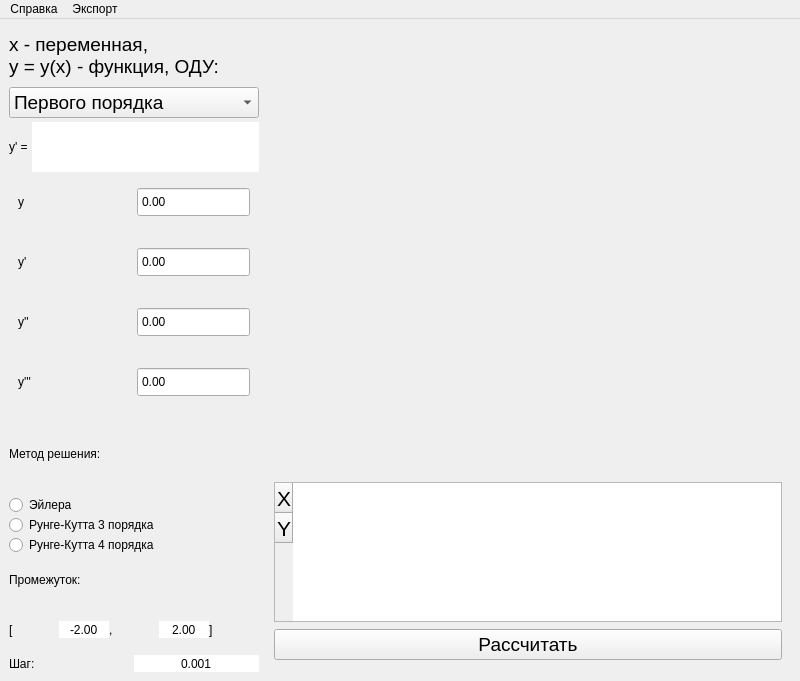
<?xml version="1.0" encoding="UTF-8"?>
<ui version="4.0">
 <class>MainWindow</class>
 <widget class="QMainWindow" name="MainWindow">
  <property name="geometry">
   <rect>
    <x>0</x>
    <y>0</y>
    <width>800</width>
    <height>681</height>
   </rect>
  </property>
  <property name="windowTitle">
   <string>Решение ОДУ высших порядков</string>
  </property>
  <property name="windowIcon">
   <iconset resource="images/source.qrc">
    <normaloff>:/newPrefix/logo.png</normaloff>:/newPrefix/logo.png</iconset>
  </property>
  <property name="styleSheet">
   <string notr="true">

QLabel{
font: 14pt &quot;MS Shell Dlg 2&quot;;

}

QRadioButton{
font: 14pt &quot;MS Shell Dlg 2&quot;;


}


QSpinBox{
font: 14pt &quot;MS Shell Dlg 2&quot;;
}
QDoubleSpinBox{
font: 14pt &quot;MS Shell Dlg 2&quot;;
}</string>
  </property>
  <widget class="QWidget" name="centralwidget">
   <property name="styleSheet">
    <string notr="true"/>
   </property>
   <layout class="QGridLayout" name="gridLayout">
    <item row="0" column="0" rowspan="2">
     <widget class="QFrame" name="setts_frame">
      <property name="maximumSize">
       <size>
        <width>250</width>
        <height>16777215</height>
       </size>
      </property>
      <property name="frameShape">
       <enum>QFrame::NoFrame</enum>
      </property>
      <property name="frameShadow">
       <enum>QFrame::Raised</enum>
      </property>
      <layout class="QVBoxLayout" name="verticalLayout_4">
       <property name="spacing">
        <number>0</number>
       </property>
       <property name="leftMargin">
        <number>0</number>
       </property>
       <property name="topMargin">
        <number>0</number>
       </property>
       <property name="rightMargin">
        <number>0</number>
       </property>
       <property name="bottomMargin">
        <number>0</number>
       </property>
       <item>
        <layout class="QVBoxLayout" name="verticalLayout_3">
         <property name="spacing">
          <number>4</number>
         </property>
         <item>
          <widget class="QLabel" name="label_6">
           <property name="font">
            <font>
             <family>MS Shell Dlg 2</family>
             <pointsize>14</pointsize>
             <weight>50</weight>
             <italic>false</italic>
             <bold>false</bold>
            </font>
           </property>
           <property name="text">
            <string>х - переменная,
y = y(x) - функция, ОДУ:</string>
           </property>
          </widget>
         </item>
         <item>
          <widget class="QComboBox" name="comboBox">
           <property name="font">
            <font>
             <pointsize>14</pointsize>
            </font>
           </property>
           <property name="styleSheet">
            <string notr="true"/>
           </property>
           <item>
            <property name="text">
             <string>Первого порядка</string>
            </property>
           </item>
           <item>
            <property name="text">
             <string>Второго порядка</string>
            </property>
           </item>
           <item>
            <property name="text">
             <string>Третьего порядка</string>
            </property>
           </item>
           <item>
            <property name="text">
             <string>Четвертого порядка</string>
            </property>
           </item>
          </widget>
         </item>
         <item>
          <layout class="QHBoxLayout" name="horizontalLayout_3">
           <property name="sizeConstraint">
            <enum>QLayout::SetFixedSize</enum>
           </property>
           <item>
            <widget class="QLabel" name="diffLabel">
             <property name="text">
              <string>y' =</string>
             </property>
            </widget>
           </item>
           <item>
            <widget class="QLineEdit" name="equationLine">
             <property name="minimumSize">
              <size>
               <width>0</width>
               <height>50</height>
              </size>
             </property>
             <property name="maximumSize">
              <size>
               <width>16777215</width>
               <height>50</height>
              </size>
             </property>
             <property name="font">
              <font>
               <pointsize>16</pointsize>
              </font>
             </property>
             <property name="maxLength">
              <number>100</number>
             </property>
             <property name="frame">
              <bool>false</bool>
             </property>
             <property name="cursorMoveStyle">
              <enum>Qt::VisualMoveStyle</enum>
             </property>
            </widget>
           </item>
          </layout>
         </item>
        </layout>
       </item>
       <item>
        <widget class="QFrame" name="y_frame">
         <property name="minimumSize">
          <size>
           <width>0</width>
           <height>60</height>
          </size>
         </property>
         <property name="maximumSize">
          <size>
           <width>16777215</width>
           <height>60</height>
          </size>
         </property>
         <property name="frameShape">
          <enum>QFrame::NoFrame</enum>
         </property>
         <property name="frameShadow">
          <enum>QFrame::Raised</enum>
         </property>
         <property name="lineWidth">
          <number>0</number>
         </property>
         <layout class="QHBoxLayout" name="horizontalLayout_5">
          <property name="leftMargin">
           <number>9</number>
          </property>
          <property name="topMargin">
           <number>9</number>
          </property>
          <property name="rightMargin">
           <number>9</number>
          </property>
          <property name="bottomMargin">
           <number>9</number>
          </property>
          <item>
           <widget class="QLabel" name="y_label">
            <property name="text">
             <string>y</string>
            </property>
           </widget>
          </item>
          <item>
           <widget class="QDoubleSpinBox" name="y_spin">
            <property name="minimumSize">
             <size>
              <width>0</width>
              <height>30</height>
             </size>
            </property>
            <property name="buttonSymbols">
             <enum>QAbstractSpinBox::NoButtons</enum>
            </property>
            <property name="minimum">
             <double>-100.000000000000000</double>
            </property>
            <property name="maximum">
             <double>100.000000000000000</double>
            </property>
           </widget>
          </item>
         </layout>
        </widget>
       </item>
       <item>
        <widget class="QFrame" name="d_y_frame">
         <property name="minimumSize">
          <size>
           <width>0</width>
           <height>60</height>
          </size>
         </property>
         <property name="maximumSize">
          <size>
           <width>16777215</width>
           <height>60</height>
          </size>
         </property>
         <property name="frameShape">
          <enum>QFrame::NoFrame</enum>
         </property>
         <property name="frameShadow">
          <enum>QFrame::Raised</enum>
         </property>
         <layout class="QHBoxLayout" name="horizontalLayout_6">
          <item>
           <widget class="QLabel" name="d_y_label">
            <property name="text">
             <string>y'</string>
            </property>
           </widget>
          </item>
          <item>
           <widget class="QDoubleSpinBox" name="d_y_spin">
            <property name="minimumSize">
             <size>
              <width>0</width>
              <height>30</height>
             </size>
            </property>
            <property name="buttonSymbols">
             <enum>QAbstractSpinBox::NoButtons</enum>
            </property>
            <property name="accelerated">
             <bool>false</bool>
            </property>
            <property name="minimum">
             <double>-100.000000000000000</double>
            </property>
            <property name="maximum">
             <double>100.000000000000000</double>
            </property>
           </widget>
          </item>
         </layout>
        </widget>
       </item>
       <item>
        <widget class="QFrame" name="dd_y_frame">
         <property name="minimumSize">
          <size>
           <width>0</width>
           <height>60</height>
          </size>
         </property>
         <property name="maximumSize">
          <size>
           <width>16777215</width>
           <height>60</height>
          </size>
         </property>
         <property name="frameShape">
          <enum>QFrame::NoFrame</enum>
         </property>
         <property name="frameShadow">
          <enum>QFrame::Raised</enum>
         </property>
         <layout class="QHBoxLayout" name="horizontalLayout_8">
          <item>
           <widget class="QLabel" name="dd_y_label">
            <property name="text">
             <string>y''</string>
            </property>
           </widget>
          </item>
          <item>
           <widget class="QDoubleSpinBox" name="dd_y_spin">
            <property name="minimumSize">
             <size>
              <width>0</width>
              <height>30</height>
             </size>
            </property>
            <property name="buttonSymbols">
             <enum>QAbstractSpinBox::NoButtons</enum>
            </property>
            <property name="minimum">
             <double>-100.000000000000000</double>
            </property>
            <property name="maximum">
             <double>100.000000000000000</double>
            </property>
           </widget>
          </item>
         </layout>
        </widget>
       </item>
       <item>
        <widget class="QFrame" name="ddd_y_frame">
         <property name="minimumSize">
          <size>
           <width>0</width>
           <height>60</height>
          </size>
         </property>
         <property name="maximumSize">
          <size>
           <width>16777215</width>
           <height>60</height>
          </size>
         </property>
         <property name="frameShape">
          <enum>QFrame::NoFrame</enum>
         </property>
         <property name="frameShadow">
          <enum>QFrame::Raised</enum>
         </property>
         <layout class="QHBoxLayout" name="horizontalLayout_7">
          <item>
           <widget class="QLabel" name="ddd_y_label">
            <property name="text">
             <string>y'''</string>
            </property>
           </widget>
          </item>
          <item>
           <widget class="QDoubleSpinBox" name="ddd_y_spin">
            <property name="minimumSize">
             <size>
              <width>0</width>
              <height>30</height>
             </size>
            </property>
            <property name="buttonSymbols">
             <enum>QAbstractSpinBox::NoButtons</enum>
            </property>
            <property name="minimum">
             <double>-100.000000000000000</double>
            </property>
            <property name="maximum">
             <double>100.000000000000000</double>
            </property>
           </widget>
          </item>
         </layout>
        </widget>
       </item>
       <item>
        <layout class="QVBoxLayout" name="verticalLayout">
         <item>
          <widget class="QLabel" name="label">
           <property name="text">
            <string>Метод решения:</string>
           </property>
          </widget>
         </item>
         <item>
          <widget class="QRadioButton" name="radioButton">
           <property name="text">
            <string>Эйлера</string>
           </property>
          </widget>
         </item>
         <item>
          <widget class="QRadioButton" name="radioButton_3">
           <property name="text">
            <string>Рунге-Кутта 3 порядка</string>
           </property>
          </widget>
         </item>
         <item>
          <widget class="QRadioButton" name="radioButton_4">
           <property name="text">
            <string>Рунге-Кутта 4 порядка</string>
           </property>
          </widget>
         </item>
        </layout>
       </item>
       <item>
        <widget class="QFrame" name="frame">
         <property name="maximumSize">
          <size>
           <width>16777215</width>
           <height>100</height>
          </size>
         </property>
         <property name="frameShape">
          <enum>QFrame::NoFrame</enum>
         </property>
         <property name="frameShadow">
          <enum>QFrame::Raised</enum>
         </property>
         <layout class="QVBoxLayout" name="verticalLayout_2">
          <property name="spacing">
           <number>0</number>
          </property>
          <property name="leftMargin">
           <number>0</number>
          </property>
          <property name="topMargin">
           <number>0</number>
          </property>
          <property name="rightMargin">
           <number>0</number>
          </property>
          <property name="bottomMargin">
           <number>0</number>
          </property>
          <item>
           <widget class="QLabel" name="label_5">
            <property name="text">
             <string>Промежуток:</string>
            </property>
           </widget>
          </item>
          <item>
           <layout class="QHBoxLayout" name="horizontalLayout">
            <item>
             <widget class="QLabel" name="label_2">
              <property name="text">
               <string>[</string>
              </property>
             </widget>
            </item>
            <item>
             <widget class="QDoubleSpinBox" name="low_val">
              <property name="frame">
               <bool>false</bool>
              </property>
              <property name="alignment">
               <set>Qt::AlignCenter</set>
              </property>
              <property name="buttonSymbols">
               <enum>QAbstractSpinBox::NoButtons</enum>
              </property>
              <property name="minimum">
               <double>-50.000000000000000</double>
              </property>
              <property name="maximum">
               <double>50.000000000000000</double>
              </property>
              <property name="value">
               <double>-2.000000000000000</double>
              </property>
             </widget>
            </item>
            <item>
             <widget class="QLabel" name="label_3">
              <property name="text">
               <string>,</string>
              </property>
             </widget>
            </item>
            <item>
             <widget class="QDoubleSpinBox" name="high_val">
              <property name="frame">
               <bool>false</bool>
              </property>
              <property name="alignment">
               <set>Qt::AlignCenter</set>
              </property>
              <property name="buttonSymbols">
               <enum>QAbstractSpinBox::NoButtons</enum>
              </property>
              <property name="minimum">
               <double>-50.000000000000000</double>
              </property>
              <property name="maximum">
               <double>50.000000000000000</double>
              </property>
              <property name="value">
               <double>2.000000000000000</double>
              </property>
             </widget>
            </item>
            <item>
             <widget class="QLabel" name="label_4">
              <property name="text">
               <string>]</string>
              </property>
             </widget>
            </item>
           </layout>
          </item>
         </layout>
        </widget>
       </item>
       <item>
        <layout class="QHBoxLayout" name="horizontalLayout_4">
         <item>
          <widget class="QLabel" name="label_10">
           <property name="text">
            <string>Шаг:</string>
           </property>
          </widget>
         </item>
         <item>
          <widget class="QDoubleSpinBox" name="stepSpin">
           <property name="frame">
            <bool>false</bool>
           </property>
           <property name="alignment">
            <set>Qt::AlignCenter</set>
           </property>
           <property name="buttonSymbols">
            <enum>QAbstractSpinBox::NoButtons</enum>
           </property>
           <property name="decimals">
            <number>3</number>
           </property>
           <property name="minimum">
            <double>0.001000000000000</double>
           </property>
           <property name="maximum">
            <double>0.500000000000000</double>
           </property>
           <property name="singleStep">
            <double>0.001000000000000</double>
           </property>
           <property name="value">
            <double>0.001000000000000</double>
           </property>
          </widget>
         </item>
        </layout>
       </item>
      </layout>
     </widget>
    </item>
    <item row="1" column="1">
     <widget class="QFrame" name="frame_2">
      <property name="minimumSize">
       <size>
        <width>0</width>
        <height>200</height>
       </size>
      </property>
      <property name="maximumSize">
       <size>
        <width>16777215</width>
        <height>200</height>
       </size>
      </property>
      <property name="frameShape">
       <enum>QFrame::NoFrame</enum>
      </property>
      <property name="frameShadow">
       <enum>QFrame::Raised</enum>
      </property>
      <layout class="QVBoxLayout" name="verticalLayout_7">
       <item>
        <widget class="QTableWidget" name="tableWidget">
         <property name="minimumSize">
          <size>
           <width>0</width>
           <height>140</height>
          </size>
         </property>
         <property name="maximumSize">
          <size>
           <width>16777215</width>
           <height>140</height>
          </size>
         </property>
         <property name="font">
          <font>
           <pointsize>16</pointsize>
          </font>
         </property>
         <property name="gridStyle">
          <enum>Qt::SolidLine</enum>
         </property>
         <row>
          <property name="text">
           <string>X</string>
          </property>
          <property name="font">
           <font>
            <pointsize>16</pointsize>
           </font>
          </property>
         </row>
         <row>
          <property name="text">
           <string>Y</string>
          </property>
          <property name="font">
           <font>
            <pointsize>16</pointsize>
           </font>
          </property>
         </row>
        </widget>
       </item>
       <item>
        <widget class="QPushButton" name="result_btn">
         <property name="font">
          <font>
           <pointsize>14</pointsize>
          </font>
         </property>
         <property name="text">
          <string>Рассчитать</string>
         </property>
        </widget>
       </item>
      </layout>
     </widget>
    </item>
    <item row="0" column="1">
     <widget class="QFrame" name="frame_3">
      <property name="maximumSize">
       <size>
        <width>16777215</width>
        <height>500</height>
       </size>
      </property>
      <property name="frameShape">
       <enum>QFrame::NoFrame</enum>
      </property>
      <property name="frameShadow">
       <enum>QFrame::Raised</enum>
      </property>
      <layout class="QHBoxLayout" name="horizontalLayout_2">
       <item>
        <widget class="QFrame" name="graph_frame">
         <property name="frameShape">
          <enum>QFrame::NoFrame</enum>
         </property>
         <property name="frameShadow">
          <enum>QFrame::Raised</enum>
         </property>
         <layout class="QVBoxLayout" name="verticalLayout_5">
          <item>
           <layout class="QVBoxLayout" name="graph_lay"/>
          </item>
         </layout>
        </widget>
       </item>
      </layout>
     </widget>
    </item>
   </layout>
  </widget>
  <widget class="QMenuBar" name="menubar">
   <property name="geometry">
    <rect>
     <x>0</x>
     <y>0</y>
     <width>800</width>
     <height>25</height>
    </rect>
   </property>
   <property name="styleSheet">
    <string notr="true"/>
   </property>
   <widget class="QMenu" name="menu">
    <property name="title">
     <string>Справка</string>
    </property>
    <addaction name="action"/>
    <addaction name="action_2"/>
   </widget>
   <widget class="QMenu" name="menu_2">
    <property name="title">
     <string>Экспорт</string>
    </property>
    <addaction name="action_Word"/>
    <addaction name="action_Excel"/>
    <addaction name="action_PowerPoint"/>
   </widget>
   <addaction name="menu"/>
   <addaction name="menu_2"/>
  </widget>
  <action name="action">
   <property name="text">
    <string>Вызов системы помощи</string>
   </property>
  </action>
  <action name="action_2">
   <property name="text">
    <string>О программе</string>
   </property>
  </action>
  <action name="action_Word">
   <property name="text">
    <string>Экспорт в Word</string>
   </property>
  </action>
  <action name="action_Excel">
   <property name="text">
    <string>Экспорт в Excel</string>
   </property>
  </action>
  <action name="action_PowerPoint">
   <property name="text">
    <string>Экспорт в PowerPoint</string>
   </property>
  </action>
 </widget>
 <resources>
  <include location="images/source.qrc"/>
 </resources>
 <connections/>
</ui>
